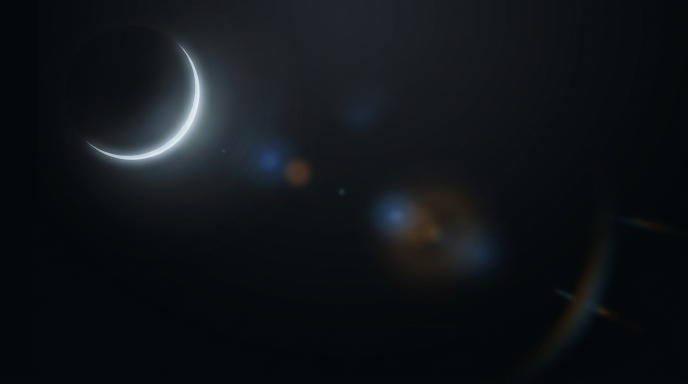
#> input picture docs/assets/artemis-banner-raw.jpg, 1376 x 768 px (shown at 1/2 size)
$ python generate_banner.py
#> lines starting #> are read from the running program, lines starting #| are printed output that depends on the picture
#!/usr/bin/env python3
# Copyright 2026 Google LLC
#
# Licensed under the Apache License, Version 2.0 (the "License");
# you may not use this file except in compliance with the License.
# You may obtain a copy of the License at
#
#     http://www.apache.org/licenses/LICENSE-2.0
#
# Unless required by applicable law or agreed to in writing, software
# distributed under the License is distributed on an "AS IS" BASIS,
# WITHOUT WARRANTIES OR CONDITIONS OF ANY KIND, either express or implied.
# See the License for the specific language governing permissions and
# limitations under the License.

"""ARTEMIS Official Banner Generator.

- Background: High-resolution celestial space background cropped to 1376x380 and
  seamlessly extended on the right side to 1800x380 (+424px pure dark space)
  to balance visual weight and provide ample breathing room for the crescent moon.
- Typography: Montserrat Light (weight 300) with wide tracking (64px) at 98px size.
- Centering: Exact pixel-level ink bounding box alignment, ensuring true mathematical
  and optical center at exactly (width/2, height/2).
- Sharpness: 3x vector supersampling followed by Lanczos downsampling for razor-sharp
  edges without rasterization stair-stepping or blurry halation.
- Lighting: Soft celestial ambient aura layered behind the pure white text.
- Portability: Automatically downloads and caches the Montserrat font in /tmp
  without requiring font binaries committed to the repository.
"""

import io
import os
import shutil
import urllib.request
import numpy as np
from PIL import Image, ImageDraw, ImageFont, ImageFilter


def get_font_path(weight: int = 300) -> str:
    """Retrieve or download Montserrat font instantiated at the requested weight."""
    cache_dir = "/tmp/artemis_banner_fonts"
    os.makedirs(cache_dir, exist_ok=True)
    target_font = os.path.join(cache_dir, f"Montserrat-wght{weight}.ttf")

    if os.path.exists(target_font):
        return target_font

    var_url = "https://raw.githubusercontent.com/google/fonts/main/ofl/montserrat/Montserrat%5Bwght%5D.ttf"
    print(f"Fetching Montserrat font from Google Fonts ({var_url}) ...")
    try:
        req = urllib.request.Request(var_url, headers={"User-Agent": "Mozilla/5.0"})
        with urllib.request.urlopen(req, timeout=15) as resp:
            font_data = resp.read()

        from fontTools.ttLib import TTFont
        from fontTools.varLib.instancer import instantiateVariableFont

        tt = TTFont(io.BytesIO(font_data))
        inst = instantiateVariableFont(tt, {"wght": weight})
        inst.save(target_font)
        print(f"Successfully cached Montserrat (wght {weight}) to: {target_font}")
        return target_font
    except Exception as e:
        print(f"Warning: Failed to fetch online font: {e}. Falling back to default system font.")
        return None


def extend_canvas(canvas: Image.Image, extra_w: int = 424, blend_w: int = 80) -> Image.Image:
    """Seamlessly extends the right edge of the canvas with matching space background."""
    if extra_w <= 0:
        return canvas
    w, h = canvas.size
    canvas_rgb = canvas.convert("RGB")
    right_col = np.array(canvas_rgb)[:, -1:, :]
    ext_part = np.repeat(right_col, extra_w + blend_w, axis=1)
    canvas_arr = np.array(canvas_rgb)

    alpha = np.linspace(0, 1, blend_w).reshape(1, blend_w, 1)
    blend_zone = canvas_arr[:, w - blend_w : w, :] * (1 - alpha) + ext_part[:, :blend_w, :] * alpha
    canvas_arr[:, w - blend_w : w, :] = blend_zone.astype(np.uint8)

    full_arr = np.concatenate([canvas_arr, ext_part[:, blend_w:, :]], axis=1)
    return Image.fromarray(full_arr.astype(np.uint8)).convert("RGBA")


def generate_banner(
    bg_path: str,
    output_path: str,
    text: str = "ARTEMIS",
    font_size: int = 98,
    tracking: int = 64,
    font_weight: int = 300,
    extra_w: int = 424,
    offset_x: int = 160,
    glow_mode: str = "ambient",
    supersample: int = 3,
):
    """Generate the official ARTEMIS banner with high clarity and optical/geometric centering."""
#> called with bg_path = 'docs/assets/artemis-banner-raw.jpg', output_path = 'docs/assets/artemis-banner.png', text = 'ARTEMIS', font_size = 98, tracking = 64, font_weight = 300, extra_w = 424, offset_x = 160
    if not os.path.exists(bg_path):
        raise FileNotFoundError(f"Background image not found: {bg_path}")

    # 1. Load raw background and crop canvas
    raw_img = Image.open(bg_path)
#> raw_img is the input picture: PIL image 1376x768 RGB; mean R, G, B 15.7, 20.1, 23.9
    w, h = raw_img.size
#> w = 1376; h = 768
    canvas = raw_img.crop((0, 15, w, 395)).convert("RGBA")
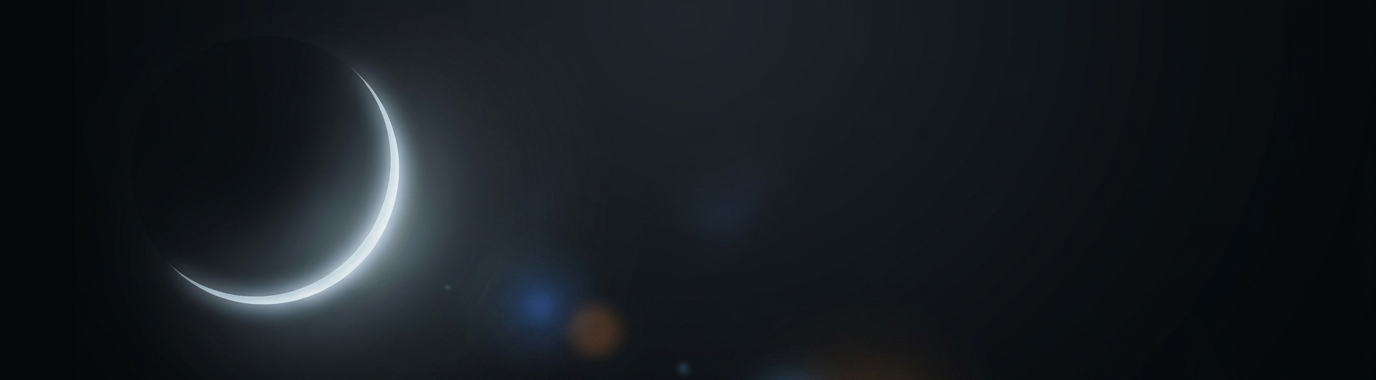
#> canvas: PIL image 1376x380 RGBA; mean R, G, B, A 22.2, 27.3, 32, 255

    # 2. Seamlessly extend the right side
    if extra_w > 0:
        canvas = extend_canvas(canvas, extra_w=extra_w)
#> in extend_canvas, `right_col = np.array(canvas_rgb)[:, -1:, :]`: right_col = 380 rows, first 8: [5, 8, 13], [4, 8, 11], [4, 8, 11], [4, 8, 11], [4, 8, 11], [4, 8, 11], [4, 8, 11], [4, 8, 11]
#> in extend_canvas, `ext_part = np.repeat(right_col, extra_w + blend_w, axis=1)`:
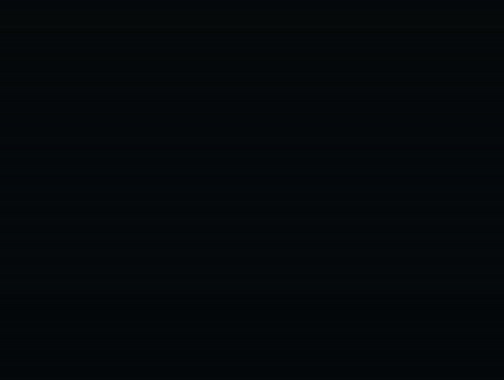
#> ext_part: shape (380, 504, 3); mean of channels 0, 1, 2 4.08, 8.13, 10.98; drawn as R, G, B
#> in extend_canvas, `blend_zone = canvas_arr[:, w - blend_w : w, :] * (1 - alpha) + ext_par..`:
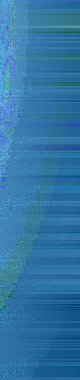
#> blend_zone: shape (380, 80, 3) float64; mean R, G, B 4.99, 9.02, 11.86; drawn with min black and max white
#> in extend_canvas, `canvas_arr[:, w - blend_w : w, :] = blend_zone.astype(np.uint8)`: canvas_arr: shape (380, 1376, 3); mean R, G, B 22.1, 27.2, 32
#> in extend_canvas, `full_arr = np.concatenate([canvas_arr, ext_part[:, blend_w:, :]], axis..`:
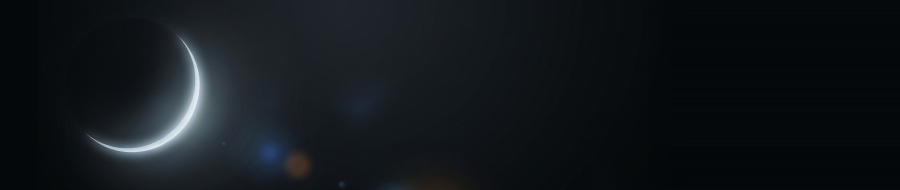
#> full_arr: shape (380, 1800, 3) (shown at 1/2 size); mean R, G, B 17.9, 22.7, 27
    cw, ch = canvas.size
#> cw = 1800; ch = 380

    # 3. Supersampled text layout
    scale = max(1, supersample)
    sw, sh = cw * scale, ch * scale
#> sw = 5400; sh = 1140
    sfsize = font_size * scale
    strk = tracking * scale

    font_path = get_font_path(weight=font_weight)
    if font_path and os.path.exists(font_path):
        font = ImageFont.truetype(font_path, sfsize)
    else:
        font = ImageFont.load_default()

    t_layer = Image.new("RGBA", (sw * 2, sh * 2), (0, 0, 0, 0))
    draw = ImageDraw.Draw(t_layer)
    start_x = 400 * scale
    start_y = 400 * scale
    curr_x = start_x
    for c in text:
        draw.text((curr_x, start_y), c, font=font, fill=(255, 255, 255, 255))
        curr_x += font.getlength(c) + strk

    # 4. Extract ink bounds and downsample with Lanczos
    ink_3x = t_layer.crop(t_layer.getbbox())
    target_w = round(ink_3x.width / scale)
    target_h = round(ink_3x.height / scale)
    ink_1x = ink_3x.resize((target_w, target_h), Image.Resampling.LANCZOS)
    iw, ih = ink_1x.size

    # 5. Exact pixel geometric / optical centering
    px = (cw - iw) // 2 + offset_x
    py = (ch - ih) // 2

    # 6. Lighting and composite
    composite_img = canvas.copy()

    if glow_mode == "ambient":
        g = Image.new("RGBA", (cw, ch), (0, 0, 0, 0))
        cyan = Image.new("RGBA", (iw, ih), (120, 215, 255, 55))
        g_ink = Image.composite(cyan, Image.new("RGBA", (iw, ih), (0, 0, 0, 0)), ink_1x.split()[3])
        g.paste(g_ink, (px, py), g_ink)
        g = g.filter(ImageFilter.GaussianBlur(18))
        composite_img = Image.alpha_composite(composite_img, g)

    # Top crisp white text
    text_overlay = Image.new("RGBA", (cw, ch), (0, 0, 0, 0))
    text_overlay.paste(ink_1x, (px, py), ink_1x)
    final_img = Image.alpha_composite(composite_img, text_overlay).convert("RGB")

    os.makedirs(os.path.dirname(os.path.abspath(output_path)), exist_ok=True)
    final_img.save(output_path, "PNG")

    center_x = px + iw / 2.0
    center_y = py + ih / 2.0
    print(f"Banner successfully generated: {output_path} ({cw}x{ch})")
    print(
        f"Ink dimensions: {iw}x{ih}px, Exact center: ({center_x:.1f}, {center_y:.1f}) [Canvas center: ({cw / 2:.1f}, {ch / 2:.1f}), Offset X: {offset_x:+d}px]"
    )


if __name__ == "__main__":
    import argparse

    parser = argparse.ArgumentParser(description="ARTEMIS Official Banner Generator")
    parser.add_argument(
        "--offset-x",
        type=int,
        default=160,
        help="Horizontal pixel offset to the right from mathematical center (default: 160)",
    )
    parser.add_argument(
        "--tracking", type=int, default=64, help="Character tracking spacing (default: 64)"
    )
    parser.add_argument(
        "--font-size", type=int, default=98, help="Font size in pixels (default: 98)"
    )
    args = parser.parse_args()

    assets_dir = os.path.dirname(os.path.abspath(__file__))
    bg_file = os.path.join(assets_dir, "artemis-banner-raw.jpg")
    out_file = os.path.join(assets_dir, "artemis-banner.png")
    out_file_cn = os.path.join(assets_dir, "artemis-banner-cn.png")
    out_file_en = os.path.join(assets_dir, "artemis-banner-en.png")
    out_file_kr = os.path.join(assets_dir, "artemis-banner-kr.png")

    generate_banner(
        bg_path=bg_file,
        output_path=out_file,
        text="ARTEMIS",
        font_size=args.font_size,
        tracking=args.tracking,
        font_weight=300,
        extra_w=424,
        offset_x=args.offset_x,
        glow_mode="ambient",
    )
#> (the call stopped at in get_font_path, `with urllib.request.urlopen(req, timeout=15) as resp:`: the network is not available in this run)

    if os.path.exists(out_file):
        shutil.copyfile(out_file, out_file_cn)
        shutil.copyfile(out_file, out_file_en)
        shutil.copyfile(out_file, out_file_kr)
        print(f"Synchronized copy to: {out_file_cn}, {out_file_en}, and {out_file_kr}")
